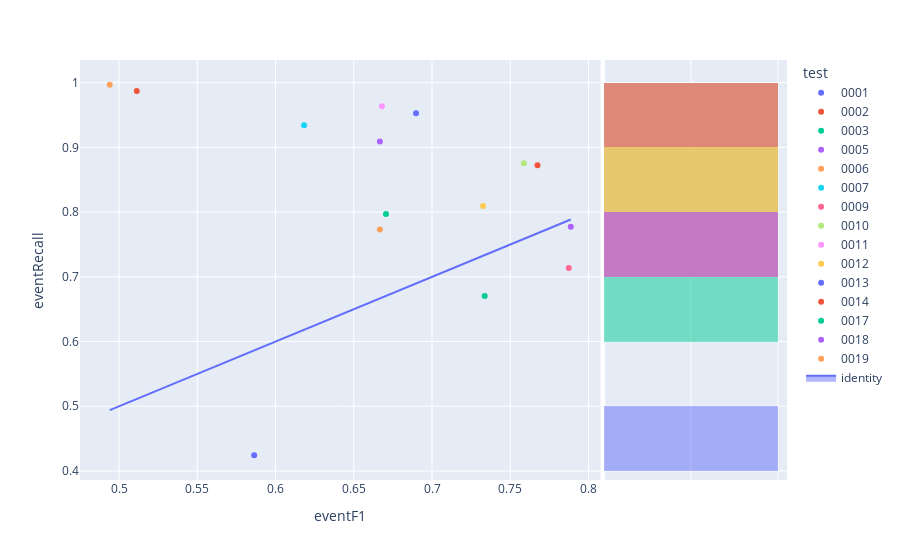

The code cell stored with this chart in its notebook:
### Code cell
fig=px.scatter(experimentModels,x='eventF1',y='eventRecall',color='test',hover_name='modelId', marginal_y="histogram")
fig.add_trace(
    go.Scatter(x=experimentModels['eventF1'], y=experimentModels['eventF1'], name="identity", mode='lines',fill="toself")
)
fig.show()

### Figure 1 — Plotly figure (JSON) as saved in the notebook; plotly's stock layout.template omitted (floating-point values rounded to 4 significant figures)
{"data": [{"hovertemplate": "<b>%{hovertext}</b><br><br>test=0001<br>eventF1=%{x}<br>eventRecall=%{y}<extra></extra>", "hovertext": ["9e4dd9bb-a7d9-4ee8-a762-d656d8308d91"], "legendgroup": "0001", "marker": {"color": "#636efa", "symbol": "circle"}, "mode": "markers", "name": "0001", "orientation": "v", "showlegend": true, "type": "scatter", "x": [0.5864], "xaxis": "x", "y": [0.4243], "yaxis": "y"}, {"alignmentgroup": "True", "bingroup": "y", "hovertemplate": "test=0001<br>eventRecall=%{y}<br>count=%{x}<extra></extra>", "legendgroup": "0001", "marker": {"color": "#636efa"}, "name": "0001", "offsetgroup": "0001", "opacity": 0.5, "showlegend": false, "type": "histogram", "xaxis": "x2", "y": [0.4243], "yaxis": "y2"}, {"hovertemplate": "<b>%{hovertext}</b><br><br>test=0002<br>eventF1=%{x}<br>eventRecall=%{y}<extra></extra>", "hovertext": ["5e1bcb8a-f879-4f42-ae21-0e1ae715095f"], "legendgroup": "0002", "marker": {"color": "#EF553B", "symbol": "circle"}, "mode": "markers", "name": "0002", "orientation": "v", "showlegend": true, "type": "scatter", "x": [0.7674], "xaxis": "x", "y": [0.8723], "yaxis": "y"}, {"alignmentgroup": "True", "bingroup": "y", "hovertemplate": "test=0002<br>eventRecall=%{y}<br>count=%{x}<extra></extra>", "legendgroup": "0002", "marker": {"color": "#EF553B"}, "name": "0002", "offsetgroup": "0002", "opacity": 0.5, "showlegend": false, "type": "histogram", "xaxis": "x2", "y": [0.8723], "yaxis": "y2"}, {"hovertemplate": "<b>%{hovertext}</b><br><br>test=0003<br>eventF1=%{x}<br>eventRecall=%{y}<extra></extra>", "hovertext": ["2ecef3ee-0879-42d7-bcf0-ecfa0e3e601a"], "legendgroup": "0003", "marker": {"color": "#00cc96", "symbol": "circle"}, "mode": "markers", "name": "0003", "orientation": "v", "showlegend": true, "type": "scatter", "x": [0.6706], "xaxis": "x", "y": [0.7972], "yaxis": "y"}, {"alignmentgroup": "True", "bingroup": "y", "hovertemplate": "test=0003<br>eventRecall=%{y}<br>count=%{x}<extra></extra>", "legendgroup": "0003", "marker": {"color": "#00cc96"}, "name": "0003", "offsetgroup": "0003", "opacity": 0.5, "showlegend": false, "type": "histogram", "xaxis": "x2", "y": [0.7972], "yaxis": "y2"}, {"hovertemplate": "<b>%{hovertext}</b><br><br>test=0005<br>eventF1=%{x}<br>eventRecall=%{y}<extra></extra>", "hovertext": ["52b0d6a8-7f01-4694-85d4-14ef17a025b9"], "legendgroup": "0005", "marker": {"color": "#ab63fa", "symbol": "circle"}, "mode": "markers", "name": "0005", "orientation": "v", "showlegend": true, "type": "scatter", "x": [0.6667], "xaxis": "x", "y": [0.9091], "yaxis": "y"}, {"alignmentgroup": "True", "bingroup": "y", "hovertemplate": "test=0005<br>eventRecall=%{y}<br>count=%{x}<extra></extra>", "legendgroup": "0005", "marker": {"color": "#ab63fa"}, "name": "0005", "offsetgroup": "0005", "opacity": 0.5, "showlegend": false, "type": "histogram", "xaxis": "x2", "y": [0.9091], "yaxis": "y2"}, {"hovertemplate": "<b>%{hovertext}</b><br><br>test=0006<br>eventF1=%{x}<br>eventRecall=%{y}<extra></extra>", "hovertext": ["32c9793a-2115-4e77-8b6f-e8f71d09cecb"], "legendgroup": "0006", "marker": {"color": "#FFA15A", "symbol": "circle"}, "mode": "markers", "name": "0006", "orientation": "v", "showlegend": true, "type": "scatter", "x": [0.6667], "xaxis": "x", "y": [0.7733], "yaxis": "y"}, {"alignmentgroup": "True", "bingroup": "y", "hovertemplate": "test=0006<br>eventRecall=%{y}<br>count=%{x}<extra></extra>", "legendgroup": "0006", "marker": {"color": "#FFA15A"}, "name": "0006", "offsetgroup": "0006", "opacity": 0.5, "showlegend": false, "type": "histogram", "xaxis": "x2", "y": [0.7733], "yaxis": "y2"}, {"hovertemplate": "<b>%{hovertext}</b><br><br>test=0007<br>eventF1=%{x}<br>eventRecall=%{y}<extra></extra>", "hovertext": ["241d9889-61ff-47f7-97c2-f502ae3dba38"], "legendgroup": "0007", "marker": {"color": "#19d3f3", "symbol": "circle"}, "mode": "markers", "name": "0007", "orientation": "v", "showlegend": true, "type": "scatter", "x": [0.6183], "xaxis": "x", "y": [0.9342], "yaxis": "y"}, {"alignmentgroup": "True", "bingroup": "y", "hovertemplate": "test=0007<br>eventRecall=%{y}<br>count=%{x}<extra></extra>", "legendgroup": "0007", "marker": {"color": "#19d3f3"}, "name": "0007", "offsetgroup": "0007", "opacity": 0.5, "showlegend": false, "type": "histogram", "xaxis": "x2", "y": [0.9342], "yaxis": "y2"}, {"hovertemplate": "<b>%{hovertext}</b><br><br>test=0009<br>eventF1=%{x}<br>eventRecall=%{y}<extra></extra>", "hovertext": ["f6a46037-1f32-40b5-a6ff-cd293b0e4203"], "legendgroup": "0009", "marker": {"color": "#FF6692", "symbol": "circle"}, "mode": "markers", "name": "0009", "orientation": "v", "showlegend": true, "type": "scatter", "x": [0.7874], "xaxis": "x", "y": [0.7138], "yaxis": "y"}, {"alignmentgroup": "True", "bingroup": "y", "hovertemplate": "test=0009<br>eventRecall=%{y}<br>count=%{x}<extra></extra>", "legendgroup": "0009", "marker": {"color": "#FF6692"}, "name": "0009", "offsetgroup": "0009", "opacity": 0.5, "showlegend": false, "type": "histogram", "xaxis": "x2", "y": [0.7138], "yaxis": "y2"}, {"hovertemplate": "<b>%{hovertext}</b><br><br>test=0010<br>eventF1=%{x}<br>eventRecall=%{y}<extra></extra>", "hovertext": ["6cfc1f74-3653-47eb-a166-f59fefa13825"], "legendgroup": "0010", "marker": {"color": "#B6E880", "symbol": "circle"}, "mode": "markers", "name": "0010", "orientation": "v", "showlegend": true, "type": "scatter", "x": [0.7587], "xaxis": "x", "y": [0.8755], "yaxis": "y"}, {"alignmentgroup": "True", "bingroup": "y", "hovertemplate": "test=0010<br>eventRecall=%{y}<br>count=%{x}<extra></extra>", "legendgroup": "0010", "marker": {"color": "#B6E880"}, "name": "0010", "offsetgroup": "0010", "opacity": 0.5, "showlegend": false, "type": "histogram", "xaxis": "x2", "y": [0.8755], "yaxis": "y2"}, {"hovertemplate": "<b>%{hovertext}</b><br><br>test=0011<br>eventF1=%{x}<br>eventRecall=%{y}<extra></extra>", "hovertext": ["68c5483d-9072-4478-8a87-a7af3324f690"], "legendgroup": "0011", "marker": {"color": "#FF97FF", "symbol": "circle"}, "mode": "markers", "name": "0011", "orientation": "v", "showlegend": true, "type": "scatter", "x": [0.668], "xaxis": "x", "y": [0.9637], "yaxis": "y"}, {"alignmentgroup": "True", "bingroup": "y", "hovertemplate": "test=0011<br>eventRecall=%{y}<br>count=%{x}<extra></extra>", "legendgroup": "0011", "marker": {"color": "#FF97FF"}, "name": "0011", "offsetgroup": "0011", "opacity": 0.5, "showlegend": false, "type": "histogram", "xaxis": "x2", "y": [0.9637], "yaxis": "y2"}, {"hovertemplate": "<b>%{hovertext}</b><br><br>test=0012<br>eventF1=%{x}<br>eventRecall=%{y}<extra></extra>", "hovertext": ["349fe35c-b749-431d-8e8c-c288b150e998"], "legendgroup": "0012", "marker": {"color": "#FECB52", "symbol": "circle"}, "mode": "markers", "name": "0012", "orientation": "v", "showlegend": true, "type": "scatter", "x": [0.7326], "xaxis": "x", "y": [0.8096], "yaxis": "y"}, {"alignmentgroup": "True", "bingroup": "y", "hovertemplate": "test=0012<br>eventRecall=%{y}<br>count=%{x}<extra></extra>", "legendgroup": "0012", "marker": {"color": "#FECB52"}, "name": "0012", "offsetgroup": "0012", "opacity": 0.5, "showlegend": false, "type": "histogram", "xaxis": "x2", "y": [0.8096], "yaxis": "y2"}, {"hovertemplate": "<b>%{hovertext}</b><br><br>test=0013<br>eventF1=%{x}<br>eventRecall=%{y}<extra></extra>", "hovertext": ["4babfd03-bb9d-4dd2-a829-ad9de3f05932"], "legendgroup": "0013", "marker": {"color": "#636efa", "symbol": "circle"}, "mode": "markers", "name": "0013", "orientation": "v", "showlegend": true, "type": "scatter", "x": [0.6898], "xaxis": "x", "y": [0.9527], "yaxis": "y"}, {"alignmentgroup": "True", "bingroup": "y", "hovertemplate": "test=0013<br>eventRecall=%{y}<br>count=%{x}<extra></extra>", "legendgroup": "0013", "marker": {"color": "#636efa"}, "name": "0013", "offsetgroup": "0013", "opacity": 0.5, "showlegend": false, "type": "histogram", "xaxis": "x2", "y": [0.9527], "yaxis": "y2"}, {"hovertemplate": "<b>%{hovertext}</b><br><br>test=0014<br>eventF1=%{x}<br>eventRecall=%{y}<extra></extra>", "hovertext": ["8b17d41d-edbb-461c-87d2-300850772dae"], "legendgroup": "0014", "marker": {"color": "#EF553B", "symbol": "circle"}, "mode": "markers", "name": "0014", "orientation": "v", "showlegend": true, "type": "scatter", "x": [0.5114], "xaxis": "x", "y": [0.9874], "yaxis": "y"}, {"alignmentgroup": "True", "bingroup": "y", "hovertemplate": "test=0014<br>eventRecall=%{y}<br>count=%{x}<extra></extra>", "legendgroup": "0014", "marker": {"color": "#EF553B"}, "name": "0014", "offsetgroup": "0014", "opacity": 0.5, "showlegend": false, "type": "histogram", "xaxis": "x2", "y": [0.9874], "yaxis": "y2"}, {"hovertemplate": "<b>%{hovertext}</b><br><br>test=0017<br>eventF1=%{x}<br>eventRecall=%{y}<extra></extra>", "hovertext": ["0363bbae-1f8e-4b17-9c0c-12617bda2825"], "legendgroup": "0017", "marker": {"color": "#00cc96", "symbol": "circle"}, "mode": "markers", "name": "0017", "orientation": "v", "showlegend": true, "type": "scatter", "x": [0.7336], "xaxis": "x", "y": [0.6702], "yaxis": "y"}, {"alignmentgroup": "True", "bingroup": "y", "hovertemplate": "test=0017<br>eventRecall=%{y}<br>count=%{x}<extra></extra>", "legendgroup": "0017", "marker": {"color": "#00cc96"}, "name": "0017", "offsetgroup": "0017", "opacity": 0.5, "showlegend": false, "type": "histogram", "xaxis": "x2", "y": [0.6702], "yaxis": "y2"}, {"hovertemplate": "<b>%{hovertext}</b><br><br>test=0018<br>eventF1=%{x}<br>eventRecall=%{y}<extra></extra>", "hovertext": ["3ab00c3d-e088-430b-81c0-65466ec51055"], "legendgroup": "0018", "marker": {"color": "#ab63fa", "symbol": "circle"}, "mode": "markers", "name": "0018", "orientation": "v", "showlegend": true, "type": "scatter", "x": [0.7887], "xaxis": "x", "y": [0.7775], "yaxis": "y"}, {"alignmentgroup": "True", "bingroup": "y", "hovertemplate": "test=0018<br>eventRecall=%{y}<br>count=%{x}<extra></extra>", "legendgroup": "0018", "marker": {"color": "#ab63fa"}, "name": "0018", "offsetgroup": "0018", "opacity": 0.5, "showlegend": false, "type": "histogram", "xaxis": "x2", "y": [0.7775], "yaxis": "y2"}, {"hovertemplate": "<b>%{hovertext}</b><br><br>test=0019<br>eventF1=%{x}<br>eventRecall=%{y}<extra></extra>", "hovertext": ["a223e573-b48d-418b-a3d3-7c7ae2c5dee7"], "legendgroup": "0019", "marker": {"color": "#FFA15A", "symbol": "circle"}, "mode": "markers", "name": "0019", "orientation": "v", "showlegend": true, "type": "scatter", "x": [0.4941], "xaxis": "x", "y": [0.9968], "yaxis": "y"}, {"alignmentgroup": "True", "bingroup": "y", "hovertemplate": "test=0019<br>eventRecall=%{y}<br>count=%{x}<extra></extra>", "legendgroup": "0019", "marker": {"color": "#FFA15A"}, "name": "0019", "offsetgroup": "0019", "opacity": 0.5, "showlegend": false, "type": "histogram", "xaxis": "x2", "y": [0.9968], "yaxis": "y2"}, {"fill": "toself", "mode": "lines", "name": "identity", "type": "scatter", "x": [0.5864, 0.7674, 0.6706, 0.6667, 0.6667, 0.6183, 0.7874, 0.7587, 0.668, 0.7326, 0.6898, 0.5114, 0.7336, 0.7887, 0.4941], "y": [0.5864, 0.7674, 0.6706, 0.6667, 0.6667, 0.6183, 0.7874, 0.7587, 0.668, 0.7326, 0.6898, 0.5114, 0.7336, 0.7887, 0.4941]}], "layout": {"barmode": "overlay", "legend": {"title": {"text": "test"}, "tracegroupgap": 0}, "margin": {"t": 60}, "xaxis": {"anchor": "y", "domain": [0, 0.7363], "title": {"text": "eventF1"}}, "xaxis2": {"anchor": "y2", "domain": [0.7413, 1], "matches": "x2", "showgrid": true, "showline": false, "showticklabels": false, "ticks": ""}, "yaxis": {"anchor": "x", "domain": [0, 1], "title": {"text": "eventRecall"}}, "yaxis2": {"anchor": "x2", "domain": [0, 1], "matches": "y", "showgrid": true, "showticklabels": false}}}
